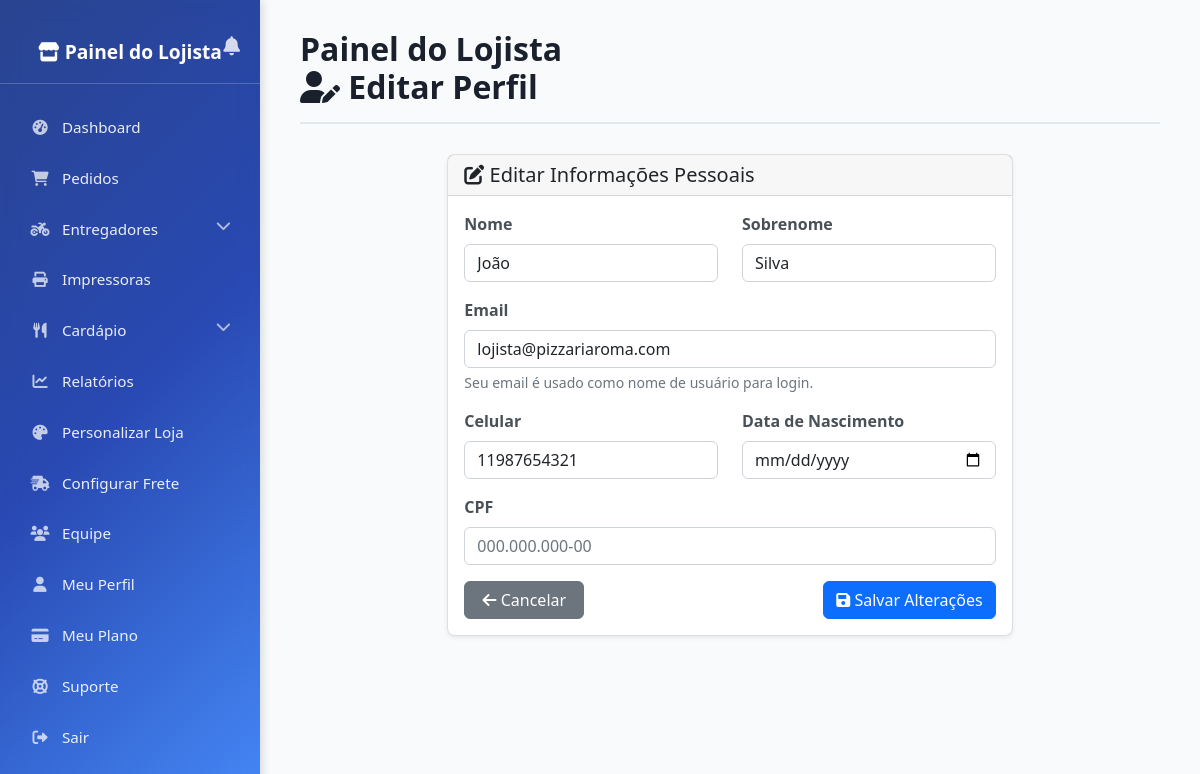
Screenshot of /admin-loja/perfil/editar/ (signed in) with the database file from the repository.
### core/models.py (models this page shows, shortened)
class Usuario(AbstractUser):
    TIPO_USUARIO_CHOICES = [
        ('cliente', 'Cliente'),
        ('funcionario', 'Funcionário'),
        ('gerente', 'Gerente'),
        ('lojista', 'Lojista'),
        ('entregador', 'Entregador'),
        ('superadmin', 'Super Admin'),
    ]
    id = models.UUIDField(primary_key=True, default=uuid.uuid4, editable=False)
    tipo_usuario = models.CharField(max_length=20, choices=TIPO_USUARIO_CHOICES, default='cliente')
    celular = models.CharField(
        max_length=15,
        unique=True,
        validators=[RegexValidator(
            regex=r'^\+?1?\d{9,15}$',
            message="Número de telefone deve estar no formato: '+999999999'. Até 15 dígitos permitidos."
        )]
    )
    data_nascimento = models.DateField(null=True, blank=True)
    cpf = models.CharField(max_length=14, unique=True, null=True, blank=True)
    avatar = models.ImageField(upload_to='avatars/', null=True, blank=True)
    ativo = models.BooleanField(default=True)
    created_at = models.DateTimeField(auto_now_add=True)
    updated_at = models.DateTimeField(auto_now=True)
    class Meta:
        db_table = 'usuarios'
        verbose_name = 'Usuário'
        verbose_name_plural = 'Usuários'

### admin_loja/views_perfil.py (the view)
# urls.py: path('perfil/editar/', views.perfil_editar, name='perfil_editar'),
@painel_loja_required
def perfil_editar(request):
    usuario = request.user
    if request.method == 'POST':
        form = PerfilForm(request.POST, instance=usuario)
        if form.is_valid():
            form.save()
            if form.cleaned_data.get('email'):
                usuario.username = form.cleaned_data['email']
                usuario.save()
            messages.success(request, 'Perfil atualizado com sucesso!')
            return redirect('admin_loja:perfil_visualizar')
    else:
        form = PerfilForm(instance=usuario)
    return render(request, 'admin_loja/perfil_editar.html', {
        'form': form,
        'usuario': usuario
    })

### admin_loja/context_processors.py (called while the page is built)
def painel_permissoes(request):
    user = request.user
    if not user.is_authenticated:
        return {
            'is_lojista': False,
            'is_gerente': False,
            'is_atendente': False,
        }
    is_lojista = getattr(user, 'tipo_usuario', None) == 'lojista'
    is_gerente = getattr(user, 'tipo_usuario', None) == 'gerente'
    is_atendente = user.groups.filter(name='Atendente').exists()
    return {
        'is_lojista': is_lojista,
        'is_gerente': is_gerente,
        'is_atendente': is_atendente,
    }

### admin_loja/utils.py (called while the page is built)
def painel_loja_required(view_func):
    def check_user(user):
        return (
            getattr(user, 'tipo_usuario', None) in ['lojista', 'gerente']
            or user.groups.filter(name='Atendente').exists()
        )
    return user_passes_test(check_user, login_url='login')(view_func)

### core/context_processors.py (called while the page is built)
def site_context(request):
    context = {}
    try:
        restaurante = Restaurante.objects.filter(status='ativo').first()
        if restaurante:
            context['restaurante_atual'] = restaurante
            context['cores_tema'] = {
                'primaria': restaurante.cor_primaria,
                'secundaria': restaurante.cor_secundaria,
                'destaque': restaurante.cor_destaque,
            }
    except Restaurante.DoesNotExist:
        context['restaurante_atual'] = None
        context['cores_tema'] = {
            'primaria': '#dc3545',
            'secundaria': '#6c757d',
            'destaque': '#ffc107',
        }
    return context

### admin_loja/templates/admin_loja/perfil_editar.html (shortened to what this page needs)
{% extends 'admin_loja/base_admin_loja.html' %}
{% block header %}
<h1><i class="fas fa-user-edit"></i> Editar Perfil</h1>
{% endblock %}
{% block content %}
<div class="row justify-content-center">
    <div class="col-md-8">
        <div class="card">
            <div class="card-header">
                <h5 class="mb-0"><i class="fas fa-edit"></i> Editar Informações Pessoais</h5>
            </div>
            <div class="card-body">
                <form method="post">
                    <div class="row">
                        <div class="col-md-6">
                            <div class="mb-3">
                                <label for="{{ form.first_name.id_for_label }}" class="form-label">{{ form.first_name.label }}</label>
                                {{ form.first_name }}
                            </div>
                        </div>
                        <div class="col-md-6">
                            <div class="mb-3">
                                <label for="{{ form.last_name.id_for_label }}" class="form-label">{{ form.last_name.label }}</label>
                                {{ form.last_name }}
                            </div>
                        </div>
                    </div>
                    <div class="mb-3">
                        <label for="{{ form.email.id_for_label }}" class="form-label">{{ form.email.label }}</label>
                        {{ form.email }}
                        <div class="form-text">Seu email é usado como nome de usuário para login.</div>
                    </div>
                    <div class="row">
                        <div class="col-md-6">
                            <div class="mb-3">
                                <label for="{{ form.celular.id_for_label }}" class="form-label">{{ form.celular.label }}</label>
                                {{ form.celular }}
                            </div>
                        </div>
                        <div class="col-md-6">
                            <div class="mb-3">
                                <label for="{{ form.data_nascimento.id_for_label }}" class="form-label">{{ form.data_nascimento.label }}</label>
                                {{ form.data_nascimento }}
                            </div>
                        </div>
                    </div>
                    <div class="mb-3">
                        <label for="{{ form.cpf.id_for_label }}" class="form-label">{{ form.cpf.label }}</label>
                        {{ form.cpf }}
                    </div>
                    <div class="d-flex justify-content-between">
                        <a href="{% url 'admin_loja:perfil_visualizar' %}" class="btn btn-secondary">
                            <i class="fas fa-arrow-left"></i> Cancelar
                        </a>
                        <button type="submit" class="btn btn-primary">
                            <i class="fas fa-save"></i> Salvar Alterações
                        </button>
                    </div>
                </form>
            </div>
        </div>
    </div>
</div>
{% endblock %}

### admin_loja/templates/admin_loja/base_admin_loja.html (style rules this page uses)
body { display: flex; min-height: 100vh; margin: 0; font-family: 'Segoe UI', Tahoma, Geneva, Verdana, sans-serif; }
header h1 { color: #1a202c; font-size: 2em; font-weight: 600; margin: 0; }
.card { border: 1px solid rgba(0,0,0,.125); border-radius: 0.5rem; box-shadow: 0 0.125rem 0.25rem rgba(0,0,0,.075); }
.btn { border-radius: 0.375rem; font-weight: 500; }
.form-control, .form-select { border-radius: 0.375rem; }

### admin_loja/templates/admin_loja/perfil_editar.html (style rules this page uses)
.card { box-shadow: 0 0.125rem 0.25rem rgba(0, 0, 0, 0.075); }
.form-label { font-weight: 600; color: #495057; }
.btn { min-width: 120px; }
.form-text { font-size: 0.875em; color: #6c757d; }

### rows the page displays
Usuario: first_name "João", last_name "Silva", email "lojista@pizzariaroma.com", celular "11987654321"
